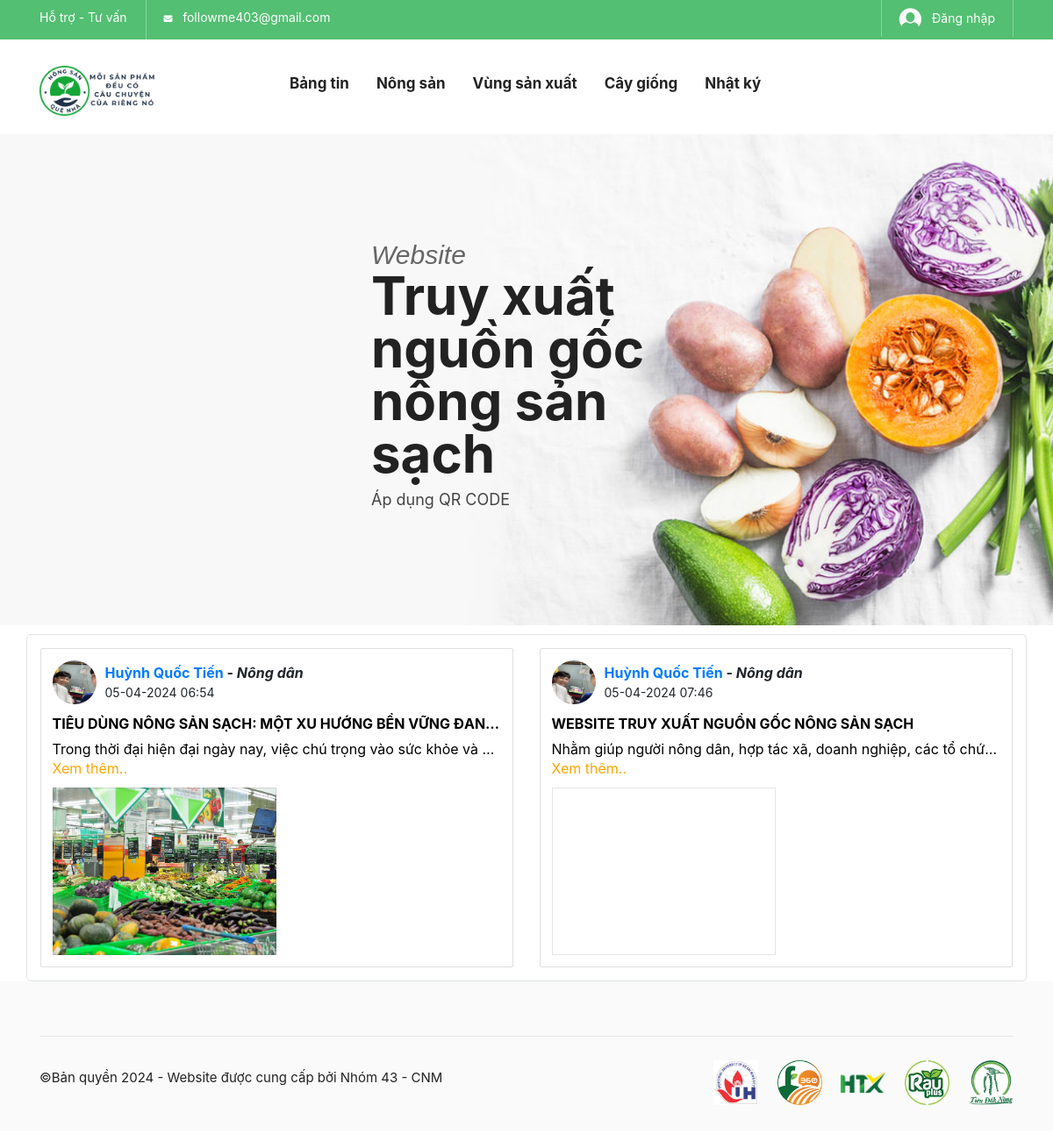
The page / on the database its author committed.
### tables this page shows
CREATE TABLE `header_info` (
  `id` int(10) NOT NULL,
  `email` varchar(30) NOT NULL,
  `tweeter` varchar(500) NOT NULL,
  `fb_link` varchar(500) NOT NULL,
  `pinterest` varchar(500) NOT NULL,
  `phone` varchar(20) NOT NULL
);

CREATE TABLE `slider` (
  `slider_id` int(11) NOT NULL,
  `first_line` varchar(255) NOT NULL,
  `second_line` varchar(255) NOT NULL,
  `third_line` varchar(255) NOT NULL,
  `btn_left` varchar(25) NOT NULL,
  `btn_right` varchar(25) NOT NULL,
  `slider_img` varchar(255) NOT NULL
);

CREATE TABLE `baiviet` (
  `id_bv` int(11) NOT NULL,
  `nguoidang` int(11) NOT NULL,
  `tieude` varchar(255) NOT NULL,
  `noidung` text NOT NULL,
  `hinhanh` varchar(255) NOT NULL,
  `ngaydang` timestamp NOT NULL DEFAULT CURRENT_TIMESTAMP
);

CREATE TABLE `taikhoan` (
  `id_acc` int(11) NOT NULL,
  `hoten` varchar(255) NOT NULL,
  `email` varchar(255) NOT NULL,
  `matkhau` varchar(255) NOT NULL,
  `dienthoai` char(10) NOT NULL,
  `diachi` varchar(255) DEFAULT NULL,
  `hinhdaidien` varchar(255) DEFAULT NULL,
  `role` enum('Admin','Nongdan','Khachhang') NOT NULL DEFAULT 'Khachhang',
  `trangthai` enum('hoatdong','khonghoatdong') NOT NULL DEFAULT 'hoatdong',
  `ngaytao` timestamp NOT NULL DEFAULT CURRENT_TIMESTAMP
);

### admin/class/adminback.php (called while the page is built, shortened)
<?php
class  adminback
{
    private $connection;
    function __construct()
    {
        $dbhost = "localhost";
        $dbuser = "tien123";
        $dbpass = "123456";
        $dbname = "nongsanquenha";
        $this->connection = mysqli_connect($dbhost, $dbuser, $dbpass, $dbname);
        mysqli_set_charset($this->connection,'UTF8');
    }
    function show_taikhoan($id)
    {
        $query = "SELECT * FROM `taikhoan` WHERE id_acc = $id";
        if (mysqli_query($this->connection, $query)) {
            $cata_info = mysqli_query($this->connection, $query);
            return mysqli_fetch_assoc($cata_info);
        }
    }
    function display_links()
    {
        $query = "SELECT * FROM header_info";
        if (mysqli_query($this->connection, $query)) {
            $ctg_info = mysqli_query($this->connection, $query);
            return $ctg_info;
        }
    }
    function show_baiviet(){
        $query = "SELECT * FROM `baiviet`";
        if(mysqli_query($this->connection, $query)){
            $result = mysqli_query($this->connection, $query);
            return $result;
        }
    }
    function SliderShow(){
        $query = "SELECT * FROM `slider`";
        if(mysqli_query($this->connection, $query)){
            $result = mysqli_query($this->connection, $query);
            return $result;
        }
    }
}

### index.php (the view, shortened to what this page needs)
<?php
    include_once ("admin/class/adminback.php");
    $obj = new adminback();
    $bv = $obj->show_baiviet();
    $baiviet = array();
while($pdt_ftecth = mysqli_fetch_assoc($bv)){
            $baiviet[] = $pdt_ftecth;
}
?>
<?php
include_once("includes/head.php");
?>
<body class="biolife-body">
    <header id="header" class="header-area style-01 layout-03">
        <?php
        include_once("includes/header_top.php");
        ?>
        <?php
        include_once("includes/header_middle.php");
        ?>
    </header>
    <div class="page-contain">
        <div id="main-content" class="main-content">
            <?php
            include_once("includes/slider_main.php")
            ?>
        </div>
    </div>
            <div class="container profile border" style="border-radius: 5px;margin-top: 10px; ">
                <div class="row" style="margin-top:15px; margin-bottom:5px;">
                    <?php
                        foreach($baiviet as $bv){
                            $tk = $obj->show_taikhoan($bv["nguoidang"]);
                    ?>
                    <div class="col-md-6">
                        <div class="card mb-3">
                            <div class="card-body">
                                <div class="d-flex align-items-center mb-3" style="font-size: 16px;">
                                    <a href="#"><img src="admin/uploads/avatar/<?php echo $tk['hinhdaidien'] ?>" alt="" width="50" style="width: 50px;height: 50px;" class="rounded-circle" /></a>
                                    <div class="flex-fill ps-2" style="font-weight: bold;margin-left:10px;">
                                        <div class="fw-bold"><a href="#" class="text-decoration-none"><?= $tk['hoten'];?></a> - <i class="text-decoration-none">
                                            <?php
                                            if($tk['role'] == 'Nongdan'){
                                                echo 'Nông dân';
                                            }elseif($tk['role'] == 'Admin'){
                                                echo 'Quản trị';
                                            }elseif($tk['role'] == 'Khachhang'){
                                                echo 'Người đánh giá';
                                            }
                                            ?>
                                        </i></div>
                                        <div class="small text-body text-opacity-50"><?= date('d-m-Y H:i', strtotime($bv["ngaydang"])) ?></div>
                                    </div>
                                </div>
                                <a href="baiviet.php?id=<?php
                                echo $bv['id_bv']
                                 ?>">
                                    <p style="margin-bottom: 5px;text-transform: uppercase;font-weight: bold;color: #000;font-size: 16px;max-height: 100px ;overflow: hidden;text-overflow: ellipsis;white-space: nowrap;"><?= $bv['tieude'] ?></p>
                                </a>
                                <p style="margin-bottom: -2px;color: #000;font-size: 16px;max-height: 100px ;overflow: hidden;text-overflow: ellipsis;white-space: nowrap;"><?= $bv['noidung'] ?></p>
                                <a href="baiviet.php?id=<?php
                                echo $bv['id_bv']
                                 ?>">
                                    <p style="color: #FFA500;font-size: 16px;max-height: 100px ;overflow: hidden;text-overflow: ellipsis;white-space: nowrap;">Xem thêm..</p>
                                </a>
                                <div class="profile-img-list">
                                <div class="profile-img-list-item main">
                                    <a href="baiviet.php?id=<?php
                                echo $bv['id_bv']
                                 ?>" data-lity="" class="profile-img-list-link">
                                        <span class="profile-img-content" style="background-image: url(admin/uploads/baiviet/<?php echo $bv['hinhanh'] ?>);"></span>
                                    </a>
                                </div>
                                </div>
                            </div>
                        </div>
                    </div>
                    <?php
                        }
                    ?>
                </div>
            </div>
    <?php
    include_once("includes/footer.php");
    ?>
</body>
</html>

### includes/header_top.php (shortened to what this page needs)
<?php
$obj= new adminback();
    $links = $obj->display_links();
?>
<div class="header-top bg-main hidden-xs">
            <div class="container">
                <div class="top-bar left">
                    <ul class="horizontal-menu">
                        <li><a href="#">Hỗ trợ - Tư vấn</a></li>
                        <?php
                        while( $link = mysqli_fetch_assoc($links)){?>
                        <li>
                            <p style="color:white" class="fa fa-envelope"></p><a href="" > &nbsp;
                           <?php  echo $link['email'];  ?>
                          </a></li>
                    </ul>
                </div>
                <div class="top-bar right">
                               <?php } ?>
                    <ul class="horizontal-menu">
                        <li><a href="dangnhap.php" class="login-link"><i class="biolife-icon icon-login"></i>
                        <?php
                        if(isset($_SESSION['username'])){
                            echo $_SESSION['username'];
                        }else{
                            echo "Đăng nhập";
                        }
                        ?>
                        </a></li>
                    </ul>
                </div>
            </div>
        </div>

### includes/slider_main.php (shortened to what this page needs)
<div class="main-slide block-slider nav-change">
                <ul class="biolife-carousel" data-slick='{"arrows": true, "dots": false, "slidesMargin": 0, "slidesToShow": 1, "infinite": false, "speed": 800}' >
                <?php
                    $obj = new adminback();
                   $rows =  $obj->SliderShow();
                   while ($row = mysqli_fetch_assoc($rows)){
                ?>
                <li>
                        <div class="slide-contain slider-opt03__layout02 slide_animation type_02">
                            <div class="media background-geen-01" style="background-image: url('admin/uploads/<?php echo $row["slider_img"]?>');"></div>
                            <div class="text-content">
                                <i class="first-line"><?php echo $row['first_line']; ?></i>
                                <h3 class="second-line"> <?php echo $row['second_line']; ?> </h3>
                                <p class="third-line"><?php echo $row['third_line']; ?></p>
                            </div>
                        </div>
                    </li>
                    <?php
                         }
                    ?>
                </ul>
            </div>

### assets/css/main-color03-green.css (style rules this page uses)
.bg-main, .testml-elem-2, .btn.btn-thin:hover, .service-inner.style-02 .number, .biof-loading-center-absolute .dot, .biolife-service__type02 .foot-area, .biolife-tweet-item .tw-head .icon i, .biolife-social.circle-hover ul li a:hover, .footer.layout-02 .copy-rights-contain, .tab-head__default .tab-element .tab-link::before, .header-top .top-bar .social-list.circle-layout a:hover, .biolife-banner__grid:not(.type-02) .banner-contain .cat-name::before, .slider-opt04__layout01.light-version .buttons .btn.btn-bold:not(:hover), .biolife-banner__style-05 .btn-shopnow, .biolife-banner__style-06 .btn-shopnow, .biolife-banner__style-07 .btn-shopnow, .style-bottom-info.layout-02 .thumbnail .post-date, .style-bottom-info.layout-03 .thumbnail .post-date, .tab-head__icon-top-layout a::after, .slider-opt03__layout01.mode-03 .buttons .btn.btn-bold:not(:hover), .biolife-banner__special-02 .product-detail .add-to-cart-btn:not(:hover), .contain-product__right-info-layout3 .buttons .add-to-cart-btn:not(:hover), .contain-product__deal-layout .slide-down-box .buttons .add-to-cart-btn, .biolife-banner__special .product-detail .add-to-cart-btn, .post-item .group-buttons .count-number:hover .number, .post-item .post-content .btn.readmore:hover, .post-comments .form-row.last-btns .btn-sumit, .style-bottom-info.layout-03 .post-meta .liked .number, .single-post-contain .post-foot .socials-connection .social-list li a:hover, .wgt-twitter-item .detail .viewall a:hover::before, .biolife-carousel .slick-dots li.slick-active button, .btn.btn-bold:not(:hover), .contact-form-container .form-row .btn-submit, .login-on-checkout .form-row button, .minicart-block.layout-02 .icon-contain .btn-to-cart, .checkout-progress-wrap .checkout-act.active .title-box .number, .biolife-progress-bar .progress .progress-bar, .shpcart-subtotal-block .btn-checkout .btn, .shopping-cart-container table td.wrap-btn-control .btn, .review-form-wrapper .form-row button[type=submit], .header-area.layout-01 .mobile-search .open-searchbox, .product-tabs.single-layout .tab-head .tabs li a::before, .sumary-product .action-form .buttons .pull-row .btn:hover::before, .sumary-product .action-form .buttons .pull-row .btn:hover::after, .biolife-panigations-block ul li a:hover, .biolife-panigations-block ul li .current-page, .pr-detail-layout .info .buttons .add-to-cart-btn, .contain-product.layout-default .slide-down-box .buttons .add-to-cart-btn, .sidebar .price-filter .frm-contain .f-item .btn-submit, .newsletter-block .form-content .bnt-submit, .mobile-search .mobile-search-content .btn-submit, .vertical-category-block .block-title, .biolife-banner__promotion3 .product-detail .add-to-cart-btn, .biolife-banner__grid .banner-contain .cat-name::before, .biolife-cart-info .minicart-block .btn-control .view-cart, .sumary-product .action-form .buttons .add-to-cart-btn, .service-inner.color-reverse .number, .content-404 .button, .biolife-cart-info .icon-qty-combine .qty { background-color: #1aaa43bf; }

### index.php (style rules this page uses)
body { margin-top:20px; background:#eee; }
.profile .profile-img-list { list-style-type: none; margin: -0.1rem; padding: 0; }
.profile .profile-img-list .profile-img-list-item.main { width: 50%; }
.profile .profile-img-list:after, .profile .profile-img-list:before { content: ""; display: table; clear: both; }
.profile .profile-img-list .profile-img-list-item { width: 25%; padding: 0.1rem; float: left; }
.profile .profile-img-list .profile-img-list-item .profile-img-list-link { display: block; padding-top: 75%; overflow: hidden; position: relative; }
.profile .profile-img-list .profile-img-list-item .profile-img-list-link .profile-img-content, .profile .profile-img-list .profile-img-list-item .profile-img-list-link img { position: absolute; top: 0; left: 0; right: 0; bottom: 0; max-width: 100%; background-size: cover; background-position: center; background-repeat: no-repeat; }
.profile .profile-img-list .profile-img-list-item .profile-img-list-link .profile-img-content:before, .profile .profile-img-list .profile-img-list-item .profile-img-list-link img:before { content: ""; position: absolute; top: 0; left: 0; right: 0; bottom: 0; border: 1px solid rgba(0, 0, 0, 0.1); }

### includes/head.php (style rules this page uses)
body { font-family: "Open Sans", sans-serif; }

### rows shown on the page
header_info: email "followme403@gmail.com"
slider: slider_img (picture), first_line "Website", second_line "Truy xuất nguồn gốc nông sản sạch", third_line "Áp dụng QR CODE"
baiviet: taikhoan.hinhdaidien (picture), taikhoan.hoten "Huỳnh Quốc Tiến", ngaydang "05-04-2024 06:54", tieude "TIÊU DÙNG NÔNG SẢN SẠCH: MỘT XU HƯỚNG BỀN VỮNG ĐAN…", noidung "Trong thời đại hiện đại ngày nay, việc chú trọng vào sức khỏe và…", hinhanh (picture)
baiviet: taikhoan.hinhdaidien (picture), taikhoan.hoten "Huỳnh Quốc Tiến", ngaydang "05-04-2024 07:46", tieude "WEBSITE TRUY XUẤT NGUỒN GỐC NÔNG SẢN SẠCH", noidung "Nhằm giúp người nông dân, hợp tác xã, doanh nghiệp, các tổ chứ…"
